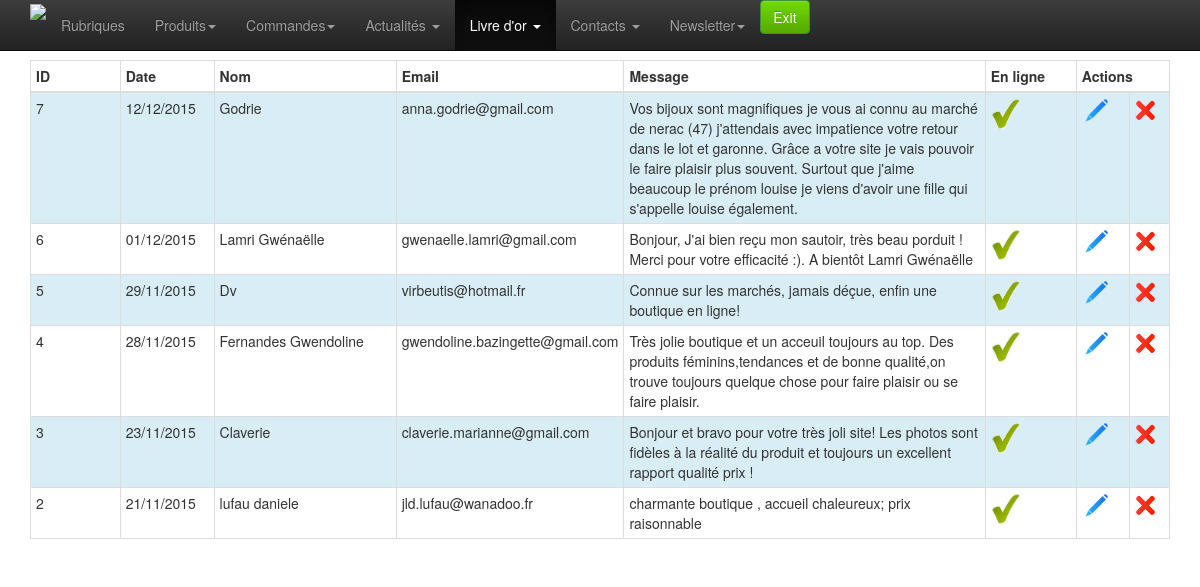
The app's page /admin/goldbook-list.php (signed in), older data.
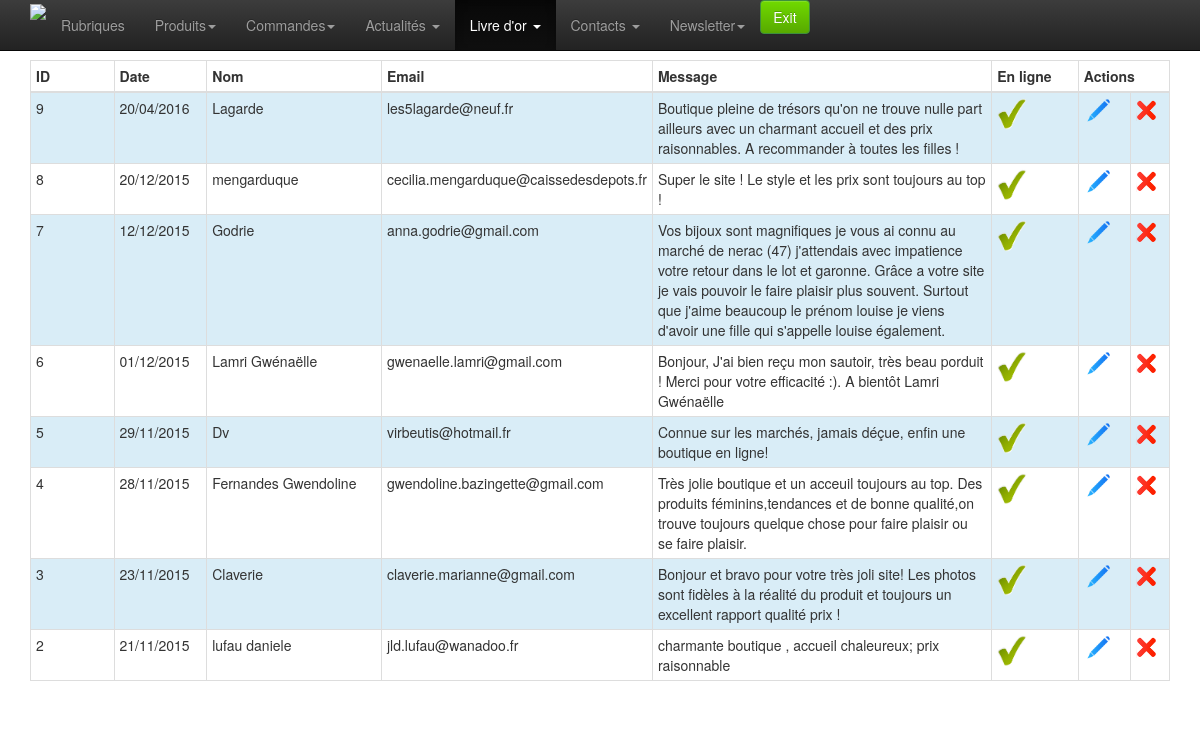
The same page, newer data.
### tables this page shows
CREATE TABLE `goldbook` (
  `id` int(11) NOT NULL AUTO_INCREMENT,
  `date` datetime NOT NULL,
  `nom` varchar(250) DEFAULT NULL,
  `email` varchar(100) DEFAULT NULL,
  `message` text,
  `online` tinyint(4) NOT NULL DEFAULT '0',
  PRIMARY KEY (`id`)
);

### admin/classes/StorageManager.php (called while the page is built, shortened)
<?php
class StorageManager{
	protected function dbConnect() {
	    $host = DBHOST;
	    $user = DBUSER;
	    $pass = DBPASSWD;
	    $bdd  = DBNAME;
		try {
			$this->mysqli = new mysqli ($host, $user, $pass, $bdd) ;
		} catch (Exception $e) {
			throw new Exception("Erreur Connexion DB ". $e->getMessage());
		}
	}
}
?>

### admin/classes/Goldbook.php (called while the page is built, shortened)
<?php
require_once("StorageManager.php");
class Goldbook extends StorageManager {
	public function goldbookGet($id){
		if (!isset($id)){
			$requete = "SELECT * FROM `goldbook` ORDER BY `date` DESC" ;
		} else {
			$requete = "SELECT * FROM `goldbook` WHERE id=". $id ." ORDER BY `date` DESC" ;
		}
		$new_array = null;
		$result = mysqli_query($this->mysqli,$requete);
		while( $row = mysqli_fetch_assoc( $result)){
			$new_array[] = $row;
		}
		return $new_array;
	}
}

### admin/classes/utils.php (called while the page is built, shortened)
<?
	function traitement_datetime_affiche($date) {
		if ( $date != "" ) {
			$tab = explode(" ", $date);
			$tab2 = explode("-", $tab[0]);
		   	return $tab2[2] . "/" . $tab2[1] . "/" . $tab2[0] ;
		}
		else
			return "";
	}
?>

### admin/goldbook-list.php (the view, shortened to what this page needs)
<?php include_once 'classes/utils.php';?>
<?php
require 'classes/Goldbook.php';
	$goldbook = new Goldbook();
	$result = $goldbook->goldbookGet(null);
?>
<!doctype html>
<html class="no-js" lang="en">
<head>
	<?php include_once 'inc-meta.php';?>
</head>
<body>
	<?php require_once 'inc-menu.php';?>
	<div class="container">
		<div class="row">
			<div class="col-xs-12 col-sm-12 col-md-12">
				<table class="table table-hover table-bordered table-condensed table-striped" >
					<thead>
						<tr>
							<th class="col-md-1" style="">
								ID
							</th>
							<th class="col-md-1" style="">
								Date
							</th>
							<th class="col-md-2" style="">
								Nom
							</th>
							<th class="col-md-2" style="">
								Email
							</th>
							<th class="col-md-4" style="">
								Message
							</th>
							<th class="col-md-1" style="">
								En ligne
							</th>
							<th class="col-md-1" colspan="2" style="">
								Actions
							</th>
						</tr>
					</thead>
					<tbody>
						<?php
						if (!empty($result)) {
							$i=0;
							foreach ($result as $value) {
							$i++;
							if($value['online']=='1') {
								$online = 'check';
							} else {
								$online = 'vide';
							}
							?>
							<tr class="<?php if ($i%2!=0) echo 'info'?>">
								<td><?php echo $value['id']?></td>
								<td><?php echo traitement_datetime_affiche($value['date'])?></td>
								<td><?php echo $value['nom']?></td>
								<td><?php echo $value['email']?></td>
								<td><?php echo $value['message']?></td>
								<td><img src="img/<?php echo $online ?>.png" width="30" ></td>
								<td><a href="goldbook-edit.php?id=<?php echo $value['id'] ?>"><img src="img/modif.png" width="30" alt="Modifier" ></a></td>
								<td>
								<img src="img/del.png" width="20" alt="Supprimer" onclick="$('.supp<?php echo $value['id']?>').css('display', 'block');"> </td>
							</tr>
							<?php } ?>
						<?php } ?>
					</tbody>
				</table>
			</div>
		</div>
	</div>
</body>
</html>

Row changes from the older to the newer data that the page shows:
added goldbook: id "9", date "20/04/2016", nom "Lagarde", email "les5lagarde@neuf.fr", message "Boutique pleine de trésors qu'on ne trouve nulle part ailleurs avec un charmant accueil et des prix raisonnables. A recommander à toutes les filles !"
added goldbook: id "8", date "20/12/2015", nom "mengarduque", email "cecilia.mengarduque@caissedesdepots.fr", message "Super le site ! Le style et les prix sont toujours au top !"
